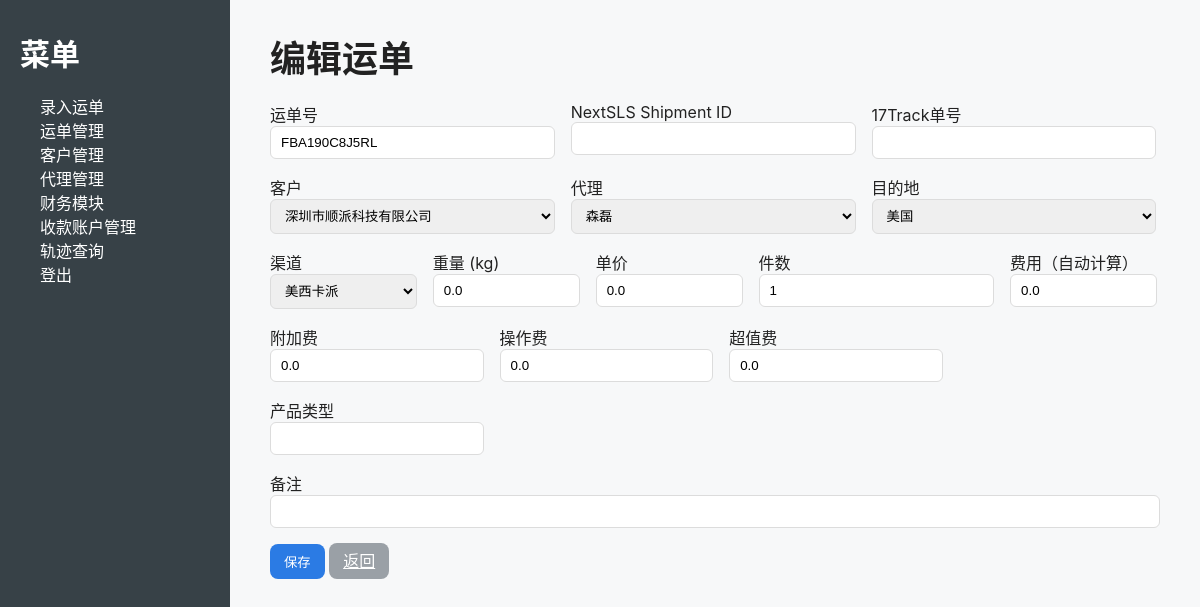
Screenshot of /shipments/edit/2 (signed in) with the database file from the repository.
### models.py (models this page shows, shortened)
class TimestampMixin:
    created_at = db.Column(db.DateTime, default=datetime.utcnow)
    updated_at = db.Column(db.DateTime, default=datetime.utcnow, onupdate=datetime.utcnow)

class Shipment(db.Model, TimestampMixin):
    __tablename__ = "shipment"
    id = db.Column(db.Integer, primary_key=True)
    tracking_number = db.Column(db.String(50), nullable=False)  # 客户单号
    shipment_id = db.Column(db.String(50))  # NextSLS 系统单号，替换 agent_tracking_number
    third_party_tracking_number = db.Column(db.String(50))  # 第三方快递单号（用于17track）
    customer_id = db.Column(db.Integer, db.ForeignKey("customer.id"))
    agent_id = db.Column(db.Integer, db.ForeignKey("carrier_agent.id"))
    carrier_id = db.Column(db.String(50))  # 环境货代 id（如 rtb56）
    origin = db.Column(db.String(100))
    destination = db.Column(db.String(100))
    channel = db.Column(db.String(200))     # 运输渠道（快递/空运/海运/铁路…）
    product_type = db.Column(db.String(200))
    pieces = db.Column(db.Integer, default=1)
    weight = db.Column(db.Float, default=0.0)
    unit_price = db.Column(db.Float, default=0.0)
    fee = db.Column(db.Float, default=0.0)              # 合计（自动计算或手填）
    surcharge_extra = db.Column(db.Float, default=0.0)  # 附加费（选填）
    operation_fee = db.Column(db.Float, default=0.0)    # 操作费（选填）
    high_value_fee = db.Column(db.Float, default=0.0)   # 超值费（选填）
    status = db.Column(db.String(50), default="已创建")
    note = db.Column(db.Text)

class Customer(db.Model, TimestampMixin):
    __tablename__ = "customer"
    id = db.Column(db.Integer, primary_key=True)
    name = db.Column(db.String(100), nullable=False, unique=True)
    email = db.Column(db.String(120), unique=True)
    phone = db.Column(db.String(50))
    bank_info = db.Column(db.Text)
    shipments = db.relationship("Shipment", backref="customer", lazy=True)

class CarrierAgent(db.Model, TimestampMixin):
    __tablename__ = "carrier_agent"
    id = db.Column(db.Integer, primary_key=True)
    name = db.Column(db.String(200), nullable=False, unique=True)
    api_url = db.Column(db.String(1000))
    username = db.Column(db.String(200))
    password = db.Column(db.String(200))
    app_key = db.Column(db.String(255))
    app_token = db.Column(db.String(255))
    customer_code = db.Column(db.String(255))
    supports_api = db.Column(db.Boolean, default=True)   # 不支持抓取时置 False
    is_active = db.Column(db.Boolean, default=True)      # 软删除
    shipments = db.relationship("Shipment", backref="agent", lazy=True)

### views.py (the view, shortened to what this page needs)
@views.route("/shipments/edit/<int:shipment_id>", methods=["GET", "POST"])
@login_required
def edit_shipment(shipment_id):
    s = Shipment.query.get_or_404(shipment_id)
    customers = Customer.query.all()
    agents = CarrierAgent.query.all()
    destinations = ["美国", "加拿大", "英国", "德国"]
    return render_template("add_shipment.html", shipment=s, customers=customers, agents=agents, destinations=destinations)

### app.py (called while the page is built)
@login_manager.user_loader
def load_user(user_id):
    try:
        return User.query.get(int(user_id))
    except Exception:
        return None

### templates/add_shipment.html (shortened to what this page needs)
{% extends "base.html" %}
{% block content %}
<h2>{% if shipment %}编辑运单{% else %}录入运单{% endif %}</h2>
<form method="post">
  <div class="row g-3 mb-3">
    <div class="col-md-4">
      <label>运单号</label>
      <input name="tracking_number" class="form-control" required value="{{ shipment.tracking_number if shipment else '' }}">
    </div>
    <div class="col-md-4">
      <label>NextSLS Shipment ID</label>
      <input name="shipment_id" class="form-control" value="{{ shipment.shipment_id if shipment else '' }}">
    </div>
    <div class="col-md-4">
      <label>17Track单号</label>
      <input name="third_party_tracking_number" class="form-control" value="{{ shipment.third_party_tracking_number if shipment else '' }}">
    </div>
  </div>
  <div class="row g-3 mb-3">
    <div class="col-md-4">
      <label>客户</label>
      <select name="customer_id" class="form-select">
        {% for c in customers %}
          <option value="{{ c.id }}" {% if shipment and shipment.customer_id==c.id %}selected{% endif %}>{{ c.name }}</option>
        {% endfor %}
      </select>
    </div>
    <div class="col-md-4">
      <label>代理</label>
      <select name="agent_id" class="form-select">
        {% for a in agents %}
          <option value="{{ a.id }}" {% if shipment and shipment.agent_id==a.id %}selected{% endif %}>{{ a.name }}</option>
        {% endfor %}
      </select>
    </div>
    <div class="col-md-4">
      <label>目的地</label>
      <select name="destination" class="form-select">
        {% for d in destinations %}
          <option value="{{ d }}" {% if shipment and shipment.destination==d %}selected{% endif %}>{{ d }}</option>
        {% endfor %}
      </select>
    </div>
  </div>
  <div class="row g-3 mb-3">
    <div class="col-md-2">
      <label>渠道</label>
      <select name="channel" class="form-select">
        {% set channels = ["美西卡派","美中卡派","美东卡派","美国海运快递派","快递","空运","铁路","卡航"] %}
        {% for ch in channels %}
          <option value="{{ ch }}" {% if shipment and shipment.channel==ch %}selected{% endif %}>{{ ch }}</option>
        {% endfor %}
      </select>
    </div>
    <div class="col-md-2">
      <label>重量 (kg)</label>
      <input id="weight" name="weight" type="number" step="0.01" class="form-control" value="{{ shipment.weight if shipment else 0 }}">
    </div>
    <div class="col-md-2">
      <label>单价</label>
      <input id="unit_price" name="unit_price" type="number" step="0.01" class="form-control" value="{{ shipment.unit_price if shipment else 0 }}">
    </div>
    <div class="col-md-1">
      <label>件数</label>
      <input name="pieces" class="form-control" value="{{ shipment.pieces if shipment else 1 }}">
    </div>
    <div class="col-md-2">
      <label>费用（自动计算）</label>
      <input id="fee" name="fee" class="form-control" readonly value="{{ shipment.fee if shipment else '' }}">
    </div>
  </div>
  <div class="row g-3 mb-3">
    <div class="col-md-3">
      <label>附加费</label>
      <input id="surcharge_extra" name="surcharge_extra" type="number" step="0.01" class="form-control" value="{{ shipment.surcharge_extra if shipment else 0 }}">
    </div>
    <div class="col-md-3">
      <label>操作费</label>
      <input id="operation_fee" name="operation_fee" type="number" step="0.01" class="form-control" value="{{ shipment.operation_fee if shipment else 0 }}">
    </div>
    <div class="col-md-3">
      <label>超值费</label>
      <input id="high_value_fee" name="high_value_fee" type="number" step="0.01" class="form-control" value="{{ shipment.high_value_fee if shipment else 0 }}">
    </div>
    <div class="col-md-3">
      <label>产品类型</label>
      <input name="product_type" class="form-control" value="{{ shipment.product_type if shipment else '' }}">
    </div>
  </div>
  <div class="mb-3">
    <label>备注</label>
    <input name="note" class="form-control" value="{{ shipment.note if shipment else '' }}">
  </div>
  <button class="btn btn-primary">保存</button>
  <a class="btn btn-secondary" href="{{ url_for('views.shipments') }}">返回</a>
</form>
{% endblock %}

### static/css/style.css (style rules this page uses)
body { margin: 0; font-family: -apple-system, Helvetica, Arial, "PingFang SC", "Noto Sans CJK SC", sans-serif; color:#222; background:#f7f8f9; }
h2 { font-size:36px; margin-top:0; margin-bottom:20px; }
.form-control, .form-select { width:100%; padding:8px 10px; border-radius:6px; border:1px solid #dcdcdc; box-sizing:border-box; }
.btn { padding:8px 14px; border-radius:8px; border:0; cursor:pointer; }
.btn-primary { background:#2b7be4; color:#fff; }
.btn-secondary { background:#9aa0a6; color:#fff; }
.row { display:flex; gap:20px; flex-wrap:wrap; }
.col-md-2 { width:16.5%; }
.col-md-3 { width:24%; }
.col-md-4 { width:32%; }
.mb-3 { margin-bottom:16px; }
.g-3 { gap:16px; }

### rows the page displays
Shipment: tracking_number "FBA190C8J5RL", customer_id "深圳市顺派科技有限公司", agent_id "森磊", destination "美国", channel "美西卡派", weight "0.0", unit_price "0.0", pieces "1", fee "0.0", surcharge_extra "0.0", operation_fee "0.0", high_value_fee "0.0"
